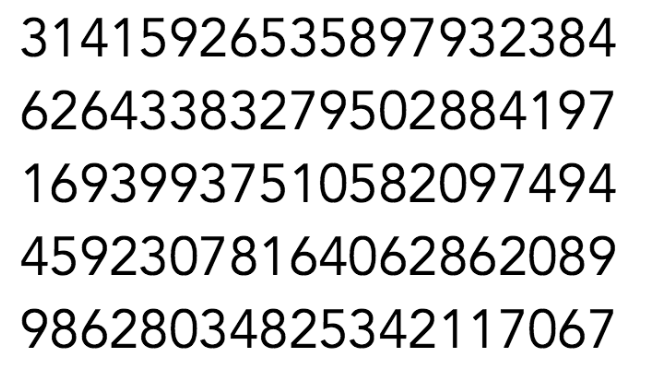
#> input picture Python_ScrapingAndML_RefData/ch7/numbers100.png, 647 x 367 px
$ python ocr2.py
#> lines starting #> are read from the running program, lines starting #| are printed output that depends on the picture; after the words box and inside, x2 and y2 are one past the last pixel; in counts of white or black regions, pixels touching at a corner belong together
import cv2

# 画像の読み込み
im = cv2.imread('numbers100.png')
#> im is the input picture: shape (367, 647, 3); min 0, max 255, mean 218.3
# グレイスケールに変換しぼかした上で二値化する
gray = cv2.cvtColor(im, cv2.COLOR_BGR2GRAY)
blur = cv2.GaussianBlur(gray, (5, 5), 0)
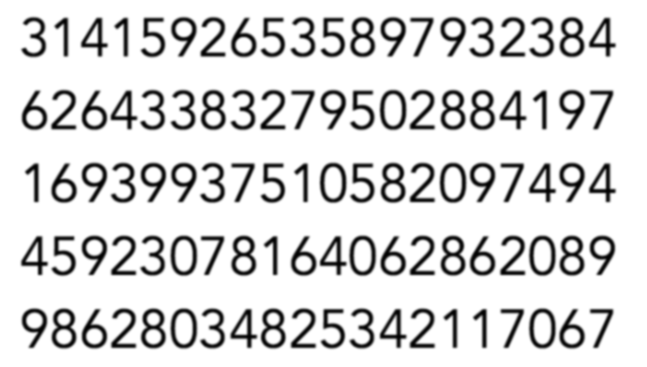
#> blur: shape (367, 647); min 0, max 255, mean 218.3
thresh = cv2.adaptiveThreshold(blur, 255, 1, 1, 11, 2)
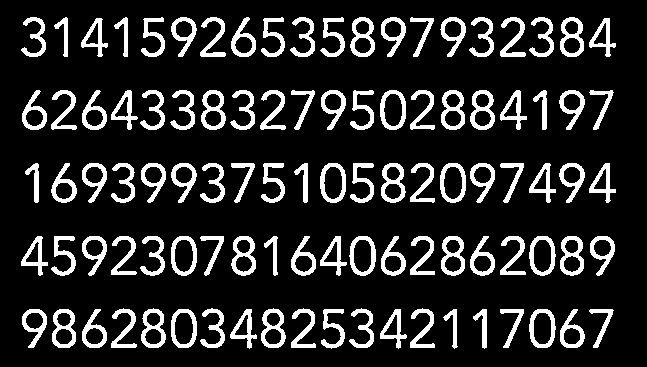
#> thresh: shape (367, 647); 15.4% white; 100 white regions

# 輪郭を抽出 --- (※1)
contours = cv2.findContours(
    thresh,
    cv2.RETR_EXTERNAL,
    cv2.CHAIN_APPROX_SIMPLE)[1]
#> contours = 100 contours; largest, box (x1, y1, x2, y2) and area: (349, 236, 376, 276) 832, (171, 236, 197, 276) 830, (440, 163, 466, 203) 830, (380, 90, 406, 130) 829, (320, 163, 346, 203) 828

# 抽出した領域を繰り返し処理する
for cnt in contours:
    x, y, w, h = cv2.boundingRect(cnt) # --- (※5)
    if h < 10: continue # 小さすぎるのは飛ばす
    cv2.rectangle(im, (x, y), (x+w, y+h), (0,0,255), 2)
#> this loop made 100 passes
#> (x, y, w, h) on passes 1 to 12: (589, 309, 25, 39), (560, 309, 25, 39), (529, 309, 27, 39), (500, 309, 24, 39), (473, 309, 14, 40), (443, 309, 15, 40), (380, 309, 27, 40), (321, 309, 24, 40), (230, 309, 27, 40), (171, 309, 26, 39), (82, 309, 25, 39), (52, 309, 24, 39)
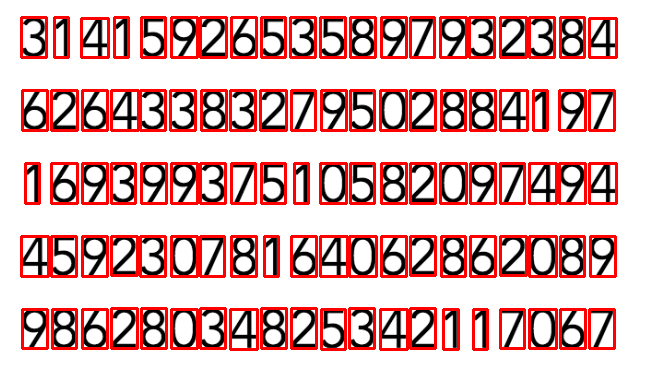
#> im: shape (367, 647, 3); 16.03% of pixels changed, all inside (x1, y1, x2, y2) = (20, 16, 618, 351)
cv2.imwrite('numbers100-cnt2.png', im)
